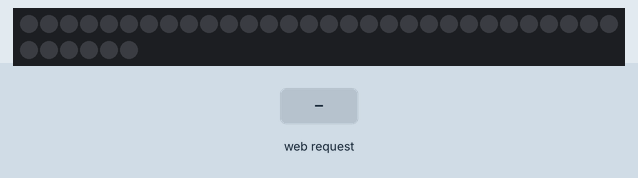
A sketch run on a simulated ESP32. Parts: 36 RGB LEDs in strip order, left to right, continuing on the next row. The test bench sets the inputs (shaded band). Dim RGB values are drawn brighter than linear; WiFi joins after 1.5 s; servers stay silent unless stated; storage starts empty; what the sketch prints to the serial monitor is not drawn.

Above: at 3.2 s.
3.3 s: HTTP request GET /setColor received
4.8 s: HTTP request GET /setColor?color=120 received
At 5.9 s:
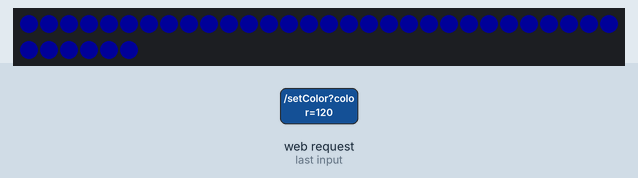
6.3 s: HTTP request GET /setColor?color=1 received
At 7.1 s:
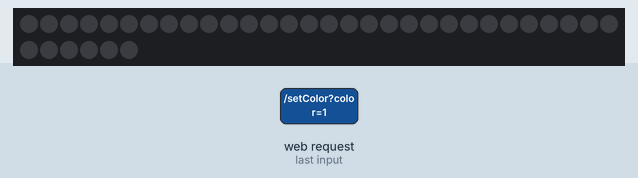
Timing chart, 0 to 9.3 s (numbered marks = the images above; inputs shaded):
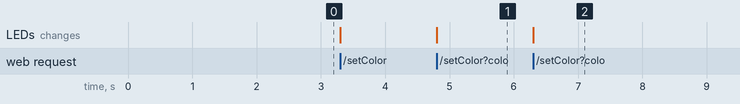

The sketch:

main.ino
```cpp
#include <WiFi.h>
#include <WebServer.h>
#include <FS.h>
#include <SPIFFS.h>
#include <FastLED.h>

const char* ssid = "302-2";// 连接WiFi
const char* password = "ptsfdtz12138";

#define LED_PIN 2
#define NUM_LEDS 36
#define BRIGHTNESS 200
#define LED_TYPE WS2812B
#define COLOR_ORDER GRB

CRGB leds[NUM_LEDS];

WebServer server(80);

void setup() {
  Serial.begin(115200);

  if (!SPIFFS.begin(true)) {
    Serial.println("An Error has occurred while mounting SPIFFS");
    return;
  }

  Serial.print("Connecting to ");
  Serial.println(ssid);
  WiFi.begin(ssid, password);

  while (WiFi.status() != WL_CONNECTED) {
    delay(1000);
    Serial.print(".");
  }

  Serial.println("");
  Serial.println("WiFi connected.");
  Serial.print("IP address: ");
  Serial.println(WiFi.localIP());

  FastLED.addLeds<LED_TYPE, LED_PIN, COLOR_ORDER>(leds, NUM_LEDS).setCorrection(TypicalLEDStrip);
  FastLED.setBrightness(BRIGHTNESS);

  server.on("/", handleRoot);
  server.on("/setColor", handleSetColor);

  server.begin();
  Serial.println("HTTP server started");
}

void loop() {
  server.handleClient();
}

void handleRoot() {
  File file = SPIFFS.open("/index.html", "r");
  if (!file) {
    server.send(404, "text/plain", "File not found");
    return;
  }
  String html = file.readString();
  server.send(200, "text/html", html);
  file.close();
}

void handleSetColor() {
  String color = server.arg("color");

  long number = strtol(&color[1], NULL, 16);
  int r = number >> 16;
  int g = number >> 8 & 0xFF;
  int b = number & 0xFF;

  for (int i = 0; i < NUM_LEDS; i++) {
    leds[i] = CRGB(r, g, b);
  }
  FastLED.show();

  String response = "Color set to: " + color + "<br><a href=\"/\">Back</a>";
  server.send(200, "text/html", response);
}
```

Measured:
- after the input at 4.8 s, the LEDs: change at once (image 1)
- after the input at 6.3 s, the LEDs: change at once (image 2)
